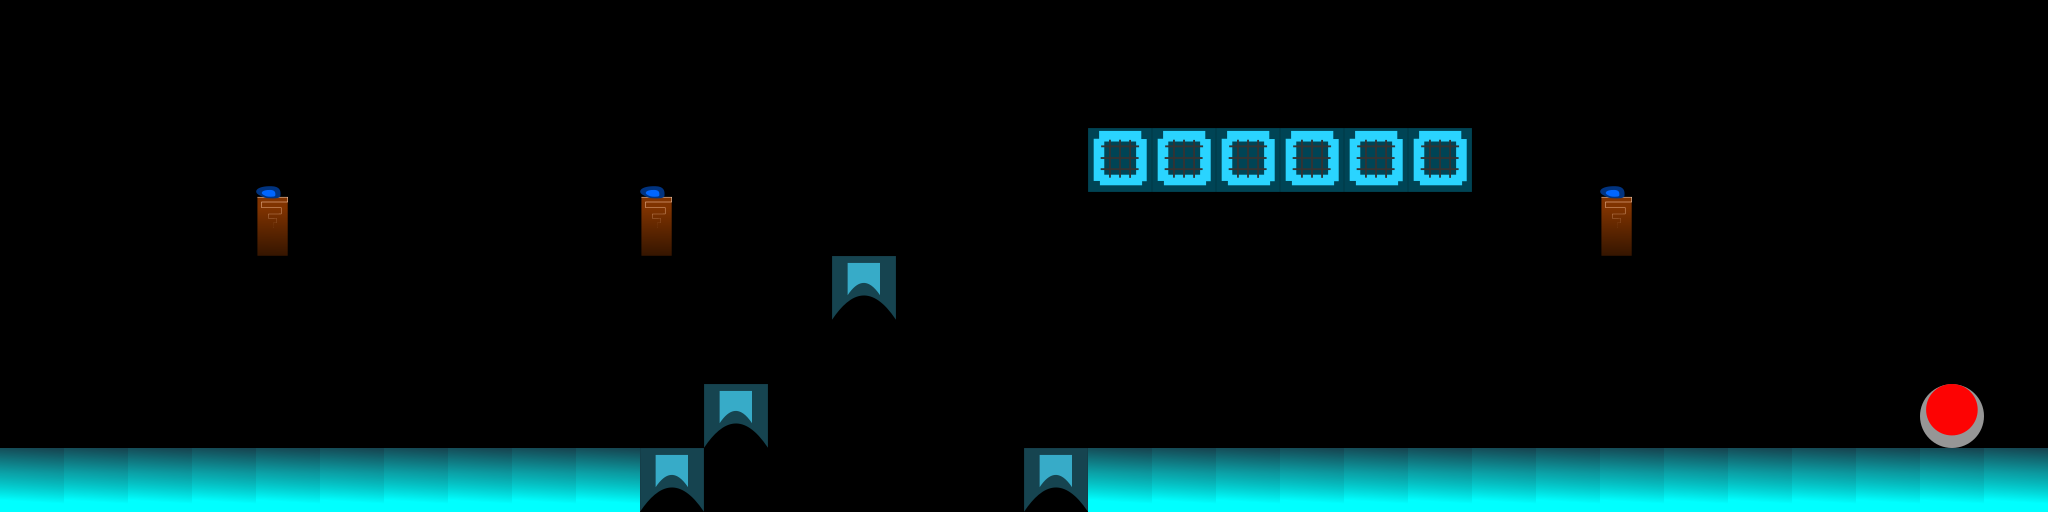

Tiled map render using the project's own tile images. Description and the whole map definition, tile-layer contents included, below:
An orthogonal 32x8 tile map with 64x64 px tiles, 1 tile layer (Kachelebene 1), 2 tilesets and 12 objects.

<map version="1.0" orientation="orthogonal" renderorder="right-down" width="32" height="8" tilewidth="64" tileheight="64" nextobjectid="16">
 <tileset firstgid="1" name="assets1" tilewidth="64" tileheight="64" tilecount="7" columns="0">
  <tile id="0">
   <image width="64" height="64" source="assetsRaw/64x64/Brick1.png" />
  </tile>
  <tile id="1">
   <image width="64" height="64" source="assetsRaw/64x64/Brick2.png" />
  </tile>
  <tile id="2">
   <image width="64" height="64" source="assetsRaw/64x64/Brick3.png" />
  </tile>
  <tile id="3">
   <image width="64" height="64" source="assetsRaw/64x64/Brick4.png" />
  </tile>
  <tile id="4">
   <image width="64" height="64" source="assetsRaw/64x64/Key.png" />
  </tile>
  <tile id="5">
   <image width="64" height="64" source="assetsRaw/64x64/Schalter.png" />
  </tile>
  <tile id="6">
   <image width="64" height="64" source="assetsRaw/64x64/Truhe.png" />
  </tile>
 </tileset>
 <tileset firstgid="8" name="assets2" tilewidth="64" tileheight="70" tilecount="3" columns="0">
  <tile id="0">
   <image width="48" height="48" source="assetsRaw/nicht64x64/Diamond.png" />
  </tile>
  <tile id="1">
   <image width="32" height="70" source="assetsRaw/nicht64x64/fackel.png" />
  </tile>
  <tile id="2">
   <image width="64" height="64" source="assetsRaw/player/PlayerIdel.png" />
  </tile>
 </tileset>
 <layer name="Kachelebene 1" width="32" height="8">
  <data encoding="csv">
0,0,0,0,0,0,0,0,0,0,0,0,0,0,0,0,0,0,0,0,0,0,0,0,0,0,0,0,0,0,0,0,
0,0,0,0,0,0,0,0,0,0,0,0,0,0,0,0,0,0,0,0,0,0,0,0,0,0,0,0,0,0,0,0,
0,0,0,0,0,0,0,0,0,0,0,0,0,0,0,0,0,1,1,1,1,1,1,0,0,0,0,0,0,0,0,0,
0,0,0,0,9,0,0,0,0,0,9,0,0,0,0,0,0,0,0,0,0,0,0,0,0,9,0,0,0,0,0,0,
0,0,0,0,0,0,0,0,0,0,0,0,0,2,0,0,0,0,0,0,0,0,0,0,0,0,0,0,0,0,0,0,
0,0,0,0,0,0,0,0,0,0,0,0,0,0,0,0,0,0,0,0,0,0,0,0,0,0,0,0,0,0,0,0,
0,0,0,0,0,0,0,0,0,0,0,2,0,0,0,0,0,0,0,0,0,0,0,0,0,0,0,0,0,0,6,0,
3,3,3,3,3,3,3,3,3,3,2,0,0,0,0,0,2,3,3,3,3,3,3,3,3,3,3,3,3,3,3,3
</data>
 </layer>
 <objectgroup color="#00ffff" name="diamonds">
  <object id="1" x="384" y="256" width="64" height="64" />
  <object id="2" x="960" y="0" width="64" height="64" />
  <object id="3" x="1024" y="256" width="64" height="64" />
  <object id="4" x="1664" y="64" width="64" height="64" />
 </objectgroup>
 <objectgroup color="#00007f" name="Ground">
  <object id="5" x="0" y="448" width="704" height="64" />
  <object id="6" x="704" y="384" width="64" height="64" />
  <object id="7" x="832" y="256" width="64" height="64" />
  <object id="8" x="1088" y="128" width="384" height="64" />
  <object id="9" x="1024" y="448" width="1024" height="63" />
 </objectgroup>
 <objectgroup color="#ff0000" name="button">
  <object id="10" x="1920" y="384" width="64" height="64" />
 </objectgroup>
 <objectgroup color="#00ff00" name="playerStart">
  <object id="11" x="128" y="384" width="64" height="64" />
 </objectgroup>
 <objectgroup color="#ffff00" name="truhe">
  <object id="12" x="1216" y="64" width="64" height="64" />
 </objectgroup>
</map>
